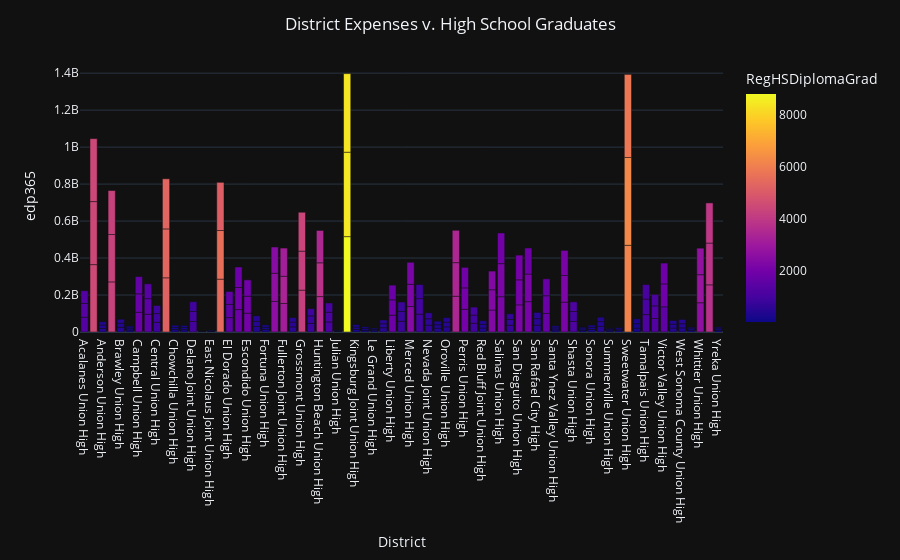

Write notebook code for a chart like this one.
### Code cell
import plotly.express as px

fig = px.bar(eda, x="District", y="edp365", color="RegHSDiplomaGrad", template='plotly_dark')

fig.update_layout(
        title={
            'text': "District Expenses v. High School Graduates",
            'x':0.5,
            'xanchor': 'center'})

fig.show()

### Figure 1 — Plotly figure (JSON) as saved in the notebook; plotly's stock layout.template omitted (floating-point values rounded to 4 significant figures; data arrays with more than 128 entries replaced by an {"elided": "..."} marker saying what was removed)
{"data": [{"alignmentgroup": "True", "hovertemplate": "District=%{x}<br>edp365=%{y}<br>RegHSDiplomaGrad=%{marker.color}<extra></extra>", "legendgroup": "", "marker": {"color": {"elided": "213 int values"}, "coloraxis": "coloraxis"}, "name": "", "offsetgroup": "", "orientation": "v", "showlegend": false, "textposition": "auto", "type": "bar", "x": {"elided": "213 str values"}, "xaxis": "x", "y": {"elided": "213 float values"}, "yaxis": "y"}], "layout": {"barmode": "relative", "coloraxis": {"colorbar": {"title": {"text": "RegHSDiplomaGrad"}}, "colorscale": [[0, "#0d0887"], [0.1111, "#46039f"], [0.2222, "#7201a8"], [0.3333, "#9c179e"], [0.4444, "#bd3786"], [0.5556, "#d8576b"], [0.6667, "#ed7953"], [0.7778, "#fb9f3a"], [0.8889, "#fdca26"], [1, "#f0f921"]]}, "legend": {"tracegroupgap": 0}, "margin": {"t": 60}, "title": {"text": "District Expenses v. High School Graduates", "x": 0.5, "xanchor": "center"}, "xaxis": {"anchor": "y", "domain": [0, 1], "title": {"text": "District"}}, "yaxis": {"anchor": "x", "domain": [0, 1], "title": {"text": "edp365"}}}}
